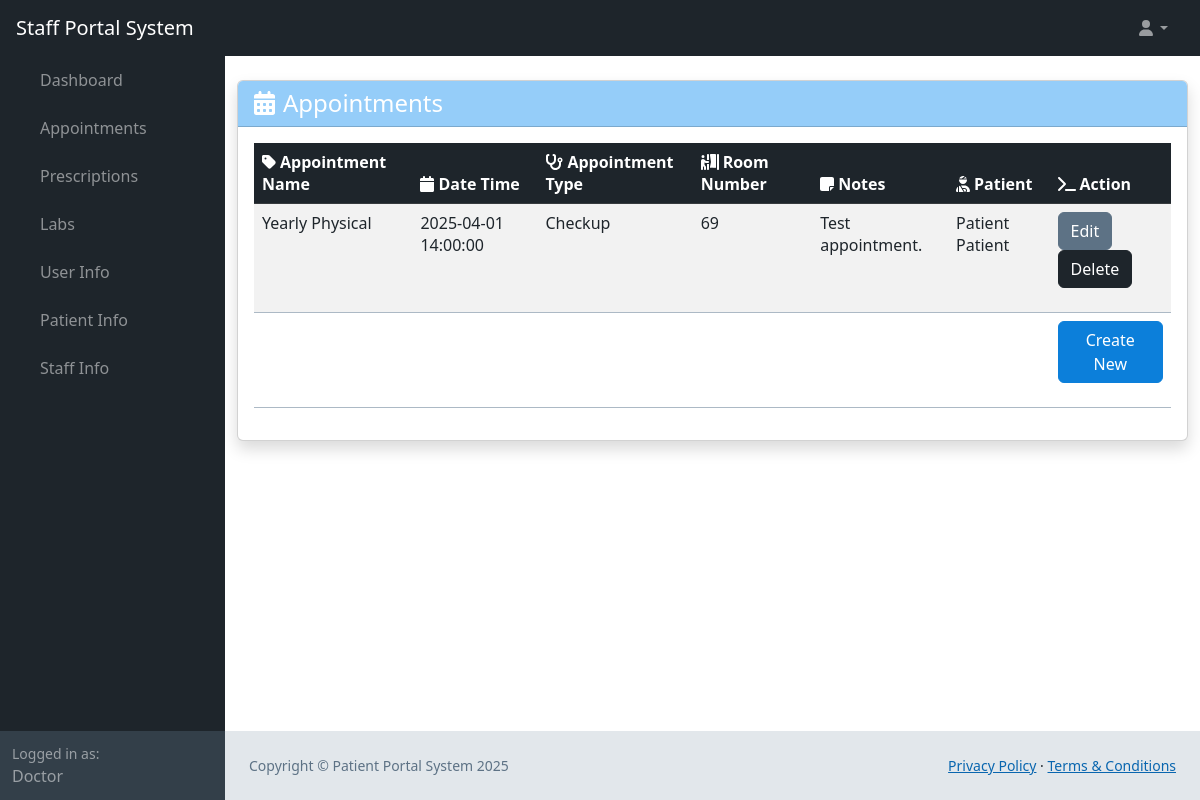
Page /web_root/appointments.php (signed in) on the committed database.
### tables this page shows
CREATE TABLE `user` (
  `user_id` bigint(20) NOT NULL AUTO_INCREMENT,
  `first_name` varchar(25) NOT NULL,
  `last_name` varchar(50) NOT NULL,
  `phone_number` bigint(20) NOT NULL,
  `email` varchar(50) NOT NULL,
  `username` varchar(25) NOT NULL,
  `password_hash` varchar(60) NOT NULL,
  `bio` mediumtext DEFAULT NULL,
  `profile_pic` longblob DEFAULT NULL,
  PRIMARY KEY (`user_id`)
);

CREATE TABLE `appointment` (
  `appointment_id` int(11) NOT NULL AUTO_INCREMENT,
  `appointment_name` varchar(45) DEFAULT NULL,
  `datetime` datetime DEFAULT NULL,
  `appointment_type` varchar(45) DEFAULT NULL,
  `room_number` varchar(45) DEFAULT NULL,
  `notes` tinytext DEFAULT NULL,
  `patient_id` int(11) NOT NULL,
  `staff_id` int(11) NOT NULL,
  PRIMARY KEY (`appointment_id`),
  KEY `fk_appointment_patient1_idx` (`patient_id`),
  KEY `fk_appointment_staff1_idx` (`staff_id`),
  CONSTRAINT `fk_appointment_patient1` FOREIGN KEY (`patient_id`) REFERENCES `patient` (`patient_id`),
  CONSTRAINT `fk_appointment_staff1` FOREIGN KEY (`staff_id`) REFERENCES `staff` (`staff_id`)
);

### web_root/appointments.php (called while the page is built, shortened)
<?php
require 'generic.php';
if ($mode == 'Patient') {
    $patient_id = $patient['patient_id'];
    $query = 'SELECT * FROM appointment JOIN staff ON appointment.staff_id = staff.staff_id JOIN user ON user.user_id = staff.user_id WHERE appointment.patient_id = ' . $patient_id;
    $appointments = queryAsArray($conn, $query);
} else if ($mode == 'Staff') {
    $staff_id = $staff['staff_id'];
    $query = 'SELECT * FROM appointment JOIN patient ON appointment.patient_id = patient.patient_id JOIN user ON user.user_id = patient.user_id WHERE appointment.staff_id = ' . $staff_id;
    $appointments = queryAsArray($conn, $query);
} else if ($mode == 'Admin') {
    $appointments = getDatafromTable($conn, "appointment", ["*"]);
}
?>
<?php
require 'landing-content.php';
?>

### web_root/generic.php (called while the page is built, shortened)
<?php
    require 'functions.php';
    $conn = OpenCon();
    $userData = getDatafromTable($conn, "user", ["username" => $_SESSION['username']])[0];
    $user_id = $userData['user_id'];
    $firstName = $userData['first_name'];
    if (sizeOf(getDatafromTable($conn, "staff", ["user_id" => $user_id])) > 0) {
        $staff = getDatafromTable($conn, "staff", ["user_id" => $user_id])[0];
        $mode = 'Staff';
    }
?>

### web_root/functions.php (called while the page is built, shortened)
<?php
function getDatafromTable(mysqli $conn, string $table, array $searchConditions, $booleanOperations = "AND", $query = "select * from "): int|array
{
    $type = gettype($booleanOperations);
    if ($type == "array") {
        if (sizeof($booleanOperations) > sizeof($searchConditions)) {
            printf("There should be more search conditions than boolean operations");
            return 100;
        }
        for ($i = 0; $i < sizeof($booleanOperations); $i++) {
            if (!in_array(strtoupper($booleanOperations[$i]), ["OR", "AND", "XOR"])) {
                printf("Error getting data: incorrect boolean operator in '$booleanOperations'");
                return 101;
            }
        }
        for ($i = 0; $i < sizeof($searchConditions); $i++) {
            if ($i < sizeof($booleanOperations)) {
                $operations[$i] = strtoupper($booleanOperations[$i]);
            } else {
                $operations[$i] = "AND";
            }
        }
    } else if (!($type == "string")) {
        printf("Error incorrect data type for '$booleanOperations'");
        return 103;
    } else {
        if (in_array(strtoupper($booleanOperations), ["OR", "AND", "XOR"])) {
            for ($i = 0; $i < sizeof($searchConditions); $i++) {
                $operations[$i] = strtoupper($booleanOperations);
            }
        }
    }
    $query .= $table;
    if (sizeof($searchConditions) > 0) {
        $query .= " WHERE ";
    }
    $i = 0;
    foreach ($searchConditions as $key => $value) {
        $query .= $key . " = " . '\'' . $value . '\'';
        $query .= ' ' . $operations[$i] . ' ';
        $i++;
    }
    $query = substr($query, 0, strlen($query) - (strlen($operations[sizeof($operations) - 1]) + 2)) . ';';
    $result = mysqli_query($conn, $query);
    $results = mysqli_fetch_all($result, MYSQLI_BOTH);
    return $results;
}
function queryAsArray($conn, $query): array
{
    return $conn->query($query)->fetch_all(MYSQLI_BOTH);
}
?>

### web_root/appointments-content.php (the view, shortened to what this page needs)
<div class="container py-4">
    <div class="card shadow">
        <div class="card-header bg-primary text-white">
            <h1 class="h4 mb-0"><i class="fas fa-calendar-alt me-1 me-2"></i>Appointments</h1>
        </div>
        <div class="card-body">
            <?php if (empty($appointments) && $mode == 'Patient'): ?>
                <div class="alert alert-dark">
                    <i class="fas fa-info-circle me-2"></i>No appointments at this time.
                </div>
            <?php else: ?>
                <div class="table-responsive">
                    <table class="table table-striped table-hover">
                        <thead class="table-dark">
                            <tr>
                                <th><i class="fas fa-tag me-1"></i>Appointment Name</th>
                                <th><i class="fas fa-calendar me-1"></i>Date Time</th>
                                <th><i class="fas fa-stethoscope me-1"></i>Appointment Type</th>
                                <th><i class="fas fa-person-booth me-1"></i>Room Number</th>
                                <th><i class="fas fa-sticky-note me-1"></i>Notes</th>
                                <?php if ($mode == 'Patient'): ?>
                                    <th><i class="fas fa-user-md me-1"></i>Staff Member</th>
                                <?php elseif ($mode == 'Staff'): ?>
                                    <th><i class="fas fa-user-injured me-1"></i>Patient</th>
                                <?php elseif ($mode == 'Admin'): ?>
                                    <th><i class="fas fa-user-injured me-1"></i>Patient ID</th>
                                    <th><i class="fas fa-user-md me-1"></i>Staff ID</th>
                                <?php endif; ?>
                                <?php if ($mode != 'Patient'): ?>
                                    <th><i class="fas fa-terminal me-1"></i>Action</th>
                                <?php endif; ?>
                            </tr>
                        </thead>
                        <tbody>
                            <?php foreach ($appointments as $appointment): ?>
                                <tr>
                                    <td><?= htmlspecialchars($appointment['appointment_name']) ?></td>
                                    <td><?= htmlspecialchars($appointment['datetime']) ?></td>
                                    <td><?= htmlspecialchars($appointment['appointment_type']) ?></td>
                                    <td><?= htmlspecialchars($appointment['room_number']) ?></td>
                                    <td><?= htmlspecialchars($appointment['notes']) ?></td>
                                    <?php if ($mode == 'Admin'): ?>
                                        <td><?= htmlspecialchars($appointment['patient_id']) ?></td>
                                        <td><?= htmlspecialchars($appointment['staff_id']) ?></td>
                                    <?php else: ?>
                                        <td><?= htmlspecialchars($appointment['first_name'] . ' ' . $appointment['last_name']) ?>
                                        </td>
                                    <?php endif; ?>
                                    <?php if ($mode != 'Patient'): ?>
                                        <td>
                                            <form method="POST">
                                                <button type="button" class="btn btn-secondary" data-bs-toggle="modal"
                                                    data-bs-target="#editModal" name="edit-button"
                                                    appointment-id=<?= htmlspecialchars($appointment['appointment_id']) ?>
                                                    edit-name="<?= htmlspecialchars($appointment['appointment_name']) ?>"
                                                    edit-time="<?= htmlspecialchars($appointment['datetime']) ?>"
                                                    edit-type="<?= htmlspecialchars($appointment['appointment_type']) ?>"
                                                    edit-room="<?= htmlspecialchars($appointment['room_number']) ?>"
                                                    edit-notes="<?= htmlspecialchars($appointment['notes']) ?>">Edit</button>
                                                <button type="button" class="btn btn-dark" data-bs-toggle="modal"
                                                    data-bs-target="#deleteModal" name='delete-button'
                                                    appointment-id=<?= htmlspecialchars($appointment['appointment_id']) ?>>Delete</button>
                                            </form>
                                        </td>
                                    <?php endif; ?>
                                </tr>
                            <?php endforeach; ?>
                            <?php if ($mode != 'Patient'): ?>
                                <tr>
                                    <td>
                                    </td>
                                    <td>
                                    </td>
                                    <td>
                                    </td>
                                    <td>
                                    </td>
                                    <td>
                                    </td>
                                    <td>
                                    </td>
                                    <td>
                                        <form method="POST">
                                            <button type="button" class="btn btn-primary" data-bs-toggle="modal"
                                                data-bs-target="#createModal" name='create-button'>Create New</button>
                                        </form>
                                    </td>
                                </tr>
                            <?php endif; ?>
                        </tbody>
                    </table>
                </div>
            <?php endif; ?>
        </div>
    </div>
</div>

### web_root/landing-content.php (shortened to what this page needs)
<!DOCTYPE html>
<html lang="en">
<head>
    <link href="../css/styles.css" rel="stylesheet" />
    <link href="../css/calendar.css" rel="stylesheet" />
</head>
<body class="sb-nav-fixed">
    <nav class="sb-topnav navbar navbar-expand navbar-dark bg-dark">
        <a class="navbar-brand ps-3" href="landing.php"><?php echo $mode . " Portal System" ?></a>
        <ul class="navbar-nav ms-auto ms-md-0 me-3 me-lg-4">
            <li class="nav-item dropdown">
                <a class="nav-link dropdown-toggle" id="navbarDropdown" href="#" role="button" data-bs-toggle="dropdown"
                    aria-expanded="false"><i class="fas fa-user fa-fw"></i></a>
            </li>
        </ul>
    </nav>
    <div id="layoutSidenav">
        <div id="layoutSidenav_nav">
            <nav class="sb-sidenav accordion sb-sidenav-dark" id="sidenavAccordion">
                <div class="sb-sidenav-menu">
                    <div class="nav">
                        <div class="collapse show" id="collapseLayouts" aria-labelledby="headingOne"
                            data-bs-parent="#sidenavAccordion">
                            <nav class="sb-sidenav-menu-nested nav">
                                <a class="nav-link" href="landing.php">Dashboard</a>
                                <a class="nav-link" href="appointments.php">Appointments</a>
                                <a class="nav-link" href="prescriptions.php">Prescriptions</a>
                                <a class="nav-link" href="labs.php">Labs</a>
                                <?php if ($mode != 'Patient'): ?>
                                    <a class="nav-link" href="user-info.php">User Info</a>
                                    <a class="nav-link" href="patient-info.php">Patient Info</a>
                                <?php endif; ?>
                                <a class="nav-link" href="staff-info.php">Staff Info</a>
                            </nav>
                        </div>
                    </div>
                </div>
                <div class="sb-sidenav-footer">
                    <div class="small">Logged in as:</div>
                    <?php echo $firstName; ?>
                </div>
            </nav>
        </div>
        <div id="layoutSidenav_content">
            <?php require $content_url ?>
            <?php require 'footer.php' ?>
        </div>
    </div>
</body>

### css/calendar.css (style rules this page uses)
:root { --fc-event-bg-color: #48A8F5; --fc-event-border-color: #48A8F5; --fc-button-text-color: #fff; --fc-button-bg-color: #333F49; --fc-button-border-color: #333F49; --fc-button-hover-bg-color: #1E252B; --fc-button-hover-border-color: #1E252B; --fc-button-active-bg-color: #1E252B; --fc-button-active-border-color: #1E252B; --fc-highlight-color: #cfe8fc; --fc-today-bg-color: #EFF2F4; }

### rows in the picture
user: first_name "Doctor"
appointment: appointment_name "Yearly Physical", datetime "2025-04-01 14:00:00", appointment_type "Checkup", room_number "69", notes "Test appointment.", user.first_name+last_name "Patient Patient"

### other values in the picture
$mode "Staff"
